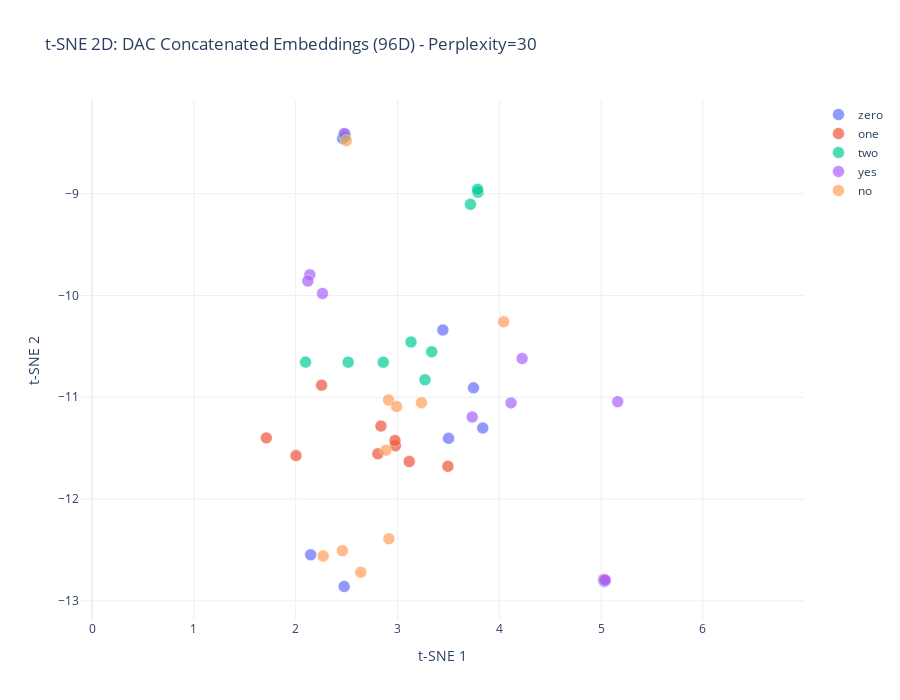

Notebook code for this chart:
### Markdown cell above
## Step 7: t-SNE Visualizations

### Code cell
# t-SNE - 2D
perplexity = min(30, len(embeddings) - 1)
tsne_2d = TSNE(n_components=2, random_state=42, metric='cosine', perplexity=perplexity)
tsne_2d_result = tsne_2d.fit_transform(embeddings)

print(f"t-SNE 2D completed with perplexity={perplexity}")

# 2D Plot
fig_tsne_2d = go.Figure()

for word in words:
    mask = np.array([label == word for label in valid_labels])
    fig_tsne_2d.add_trace(go.Scatter(
        x=tsne_2d_result[mask, 0],
        y=tsne_2d_result[mask, 1],
        mode='markers',
        name=word,
        marker=dict(size=12, color=color_map[word], opacity=0.7, line=dict(width=0.5, color='white'))
    ))

fig_tsne_2d.update_layout(
    title=f't-SNE 2D: DAC Concatenated Embeddings (96D) - Perplexity={perplexity}',
    xaxis_title='t-SNE 1',
    yaxis_title='t-SNE 2',
    width=900,
    height=700,
    xaxis=dict(scaleanchor='y', scaleratio=1),
    template='plotly_white'
)

fig_tsne_2d.write_html('dac_concat_tsne_2d.html')
fig_tsne_2d.show()

print("Saved: dac_concat_tsne_2d.html")

### Figure 1 — Plotly figure (JSON) as saved in the notebook; plotly's stock layout.template omitted (floating-point values rounded to 4 significant figures)
{"data": [{"marker": {"color": "#636EFA", "line": {"color": "white", "width": 0.5}, "opacity": 0.7, "size": 12}, "mode": "markers", "name": "zero", "type": "scatter", "x": [5.033, 5.022, 2.486, 2.461, 3.446, 3.837, 3.501, 3.746, 2.476, 2.147], "y": [-12.81, -12.79, -8.416, -8.457, -10.34, -11.3, -11.4, -10.91, -12.86, -12.55]}, {"marker": {"color": "#EF553B", "line": {"color": "white", "width": 0.5}, "opacity": 0.7, "size": 12}, "mode": "markers", "name": "one", "type": "scatter", "x": [3.495, 5.033, 2.254, 2.979, 2.837, 2.807, 3.115, 2.975, 2.003, 1.711], "y": [-11.68, -12.79, -10.88, -11.48, -11.28, -11.55, -11.63, -11.43, -11.57, -11.4]}, {"marker": {"color": "#00CC96", "line": {"color": "white", "width": 0.5}, "opacity": 0.7, "size": 12}, "mode": "markers", "name": "two", "type": "scatter", "x": [3.79, 3.716, 3.786, 2.097, 2.515, 2.482, 3.27, 3.133, 3.336, 2.86], "y": [-8.986, -9.104, -8.957, -10.65, -10.65, -8.438, -10.83, -10.46, -10.55, -10.66]}, {"marker": {"color": "#AB63FA", "line": {"color": "white", "width": 0.5}, "opacity": 0.7, "size": 12}, "mode": "markers", "name": "yes", "type": "scatter", "x": [5.043, 5.036, 5.163, 2.139, 2.119, 2.263, 2.476, 3.733, 4.115, 4.224], "y": [-12.8, -12.8, -11.04, -9.797, -9.857, -9.98, -8.409, -11.19, -11.06, -10.62]}, {"marker": {"color": "#FFA15A", "line": {"color": "white", "width": 0.5}, "opacity": 0.7, "size": 12}, "mode": "markers", "name": "no", "type": "scatter", "x": [2.497, 2.912, 3.235, 4.043, 2.991, 2.885, 2.638, 2.27, 2.916, 2.458], "y": [-8.479, -11.03, -11.05, -10.26, -11.09, -11.52, -12.72, -12.56, -12.39, -12.51]}], "layout": {"height": 700, "title": {"text": "t-SNE 2D: DAC Concatenated Embeddings (96D) - Perplexity=30"}, "width": 900, "xaxis": {"scaleanchor": "y", "scaleratio": 1, "title": {"text": "t-SNE 1"}}, "yaxis": {"title": {"text": "t-SNE 2"}}}}
